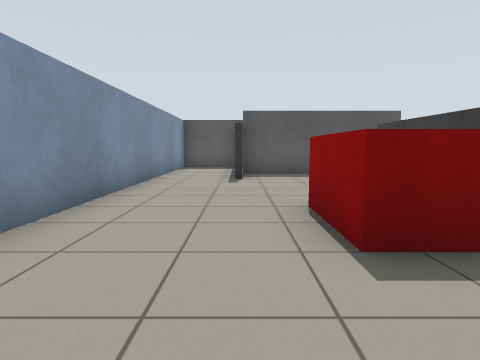
View 1 (above)

24 first-person views from a walk through a Gazebo world. The camera is 0.86 m above the floor, tilts 6° down and sees 75° across. The floor is counted in squares, 1 m on a side. Each view is taken from the middle of a square. On the plan, view 1 faces up. The plan holds only what a view shows up to about 11 squares ahead; the rest is blank.

View 2
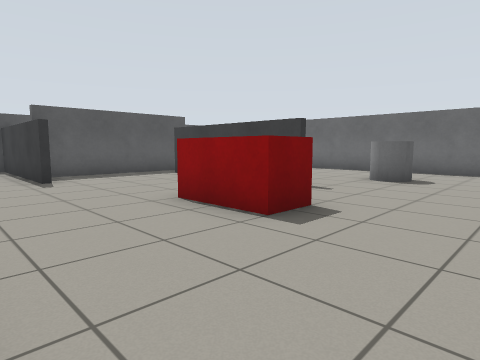

View 3
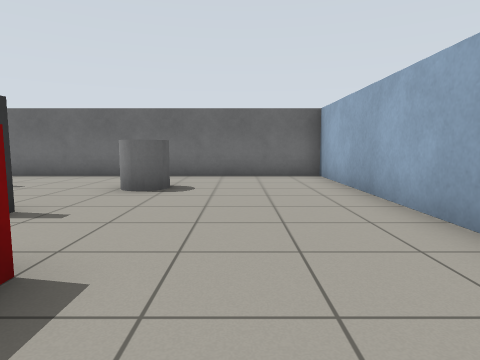

View 4
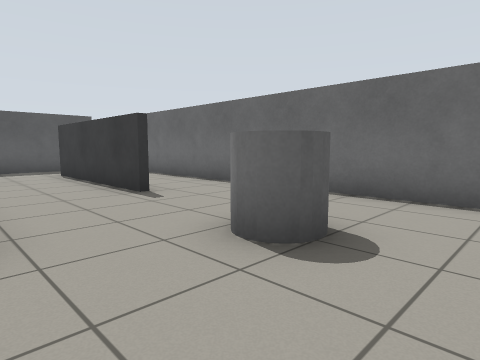

View 5
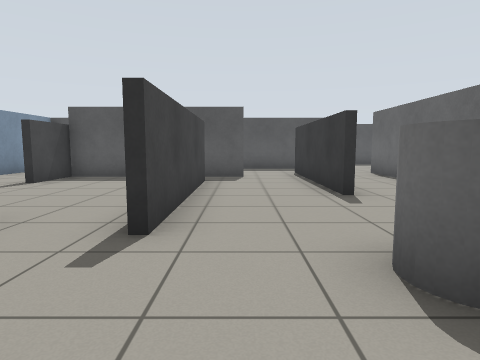

View 6
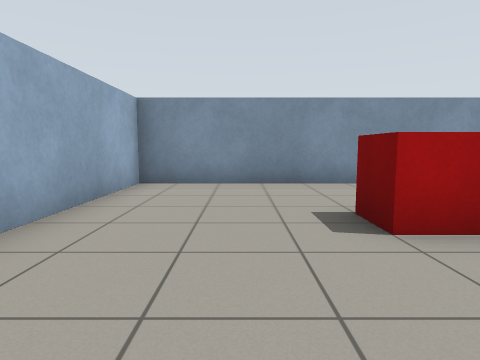

View 7
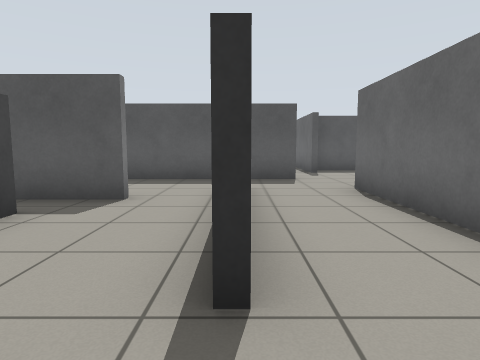

View 8
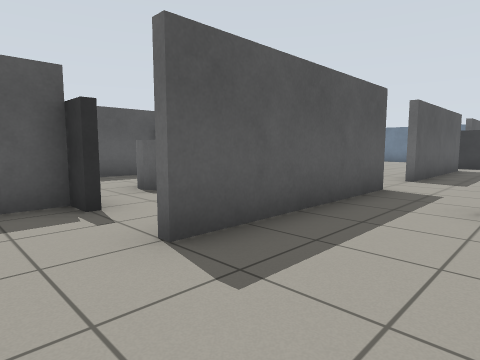

View 9
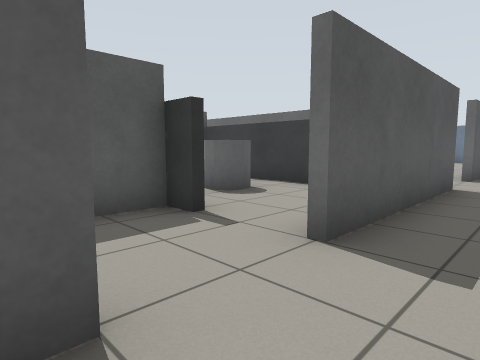

View 10
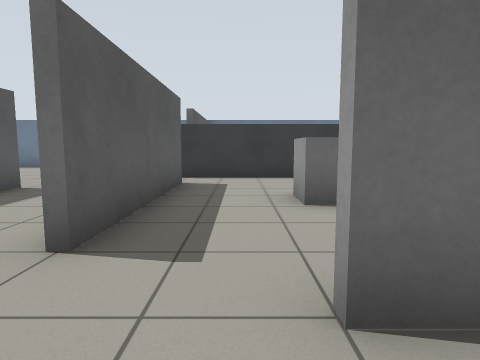

View 11
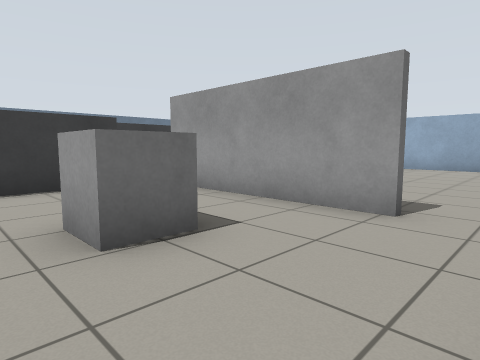

View 12
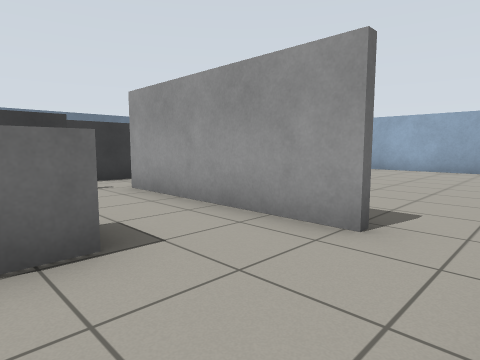

View 13
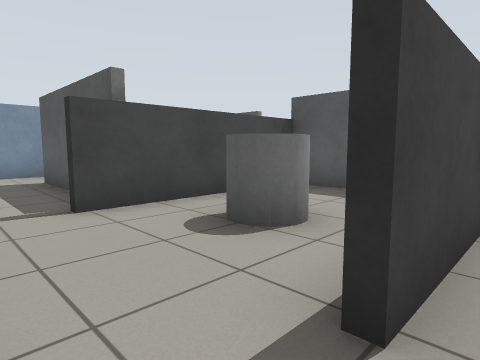

View 14
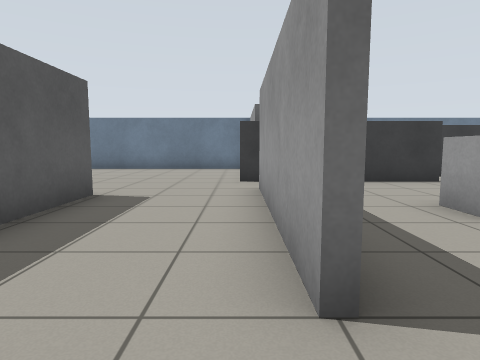

View 15
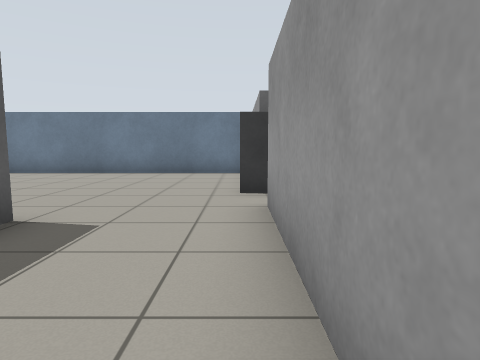

View 16
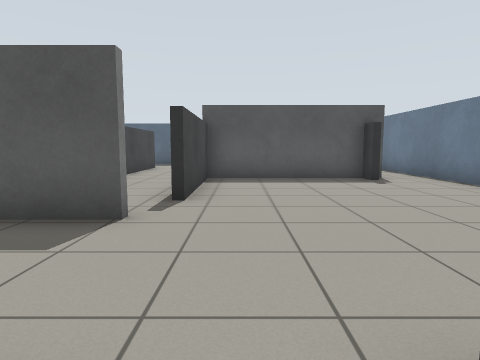

View 17
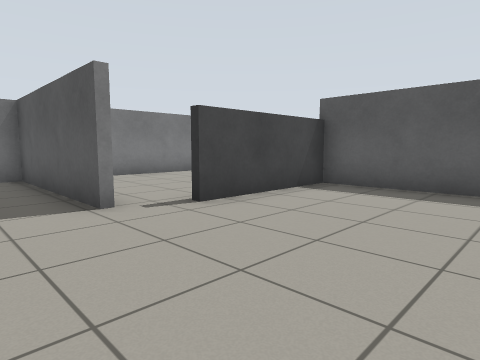

View 18
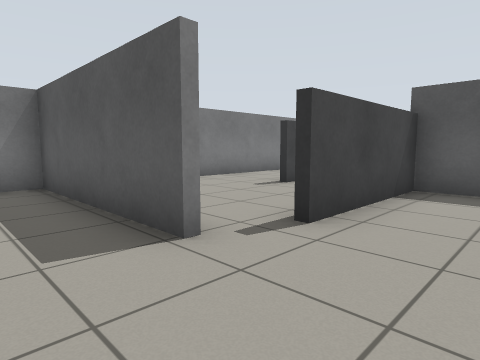

View 19
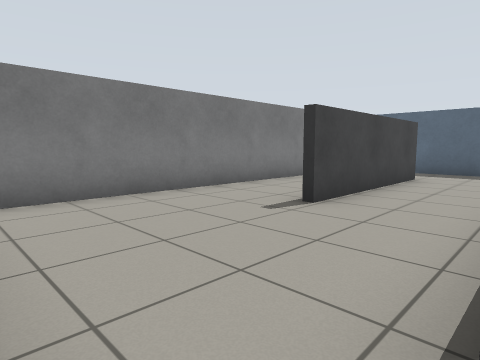

View 20
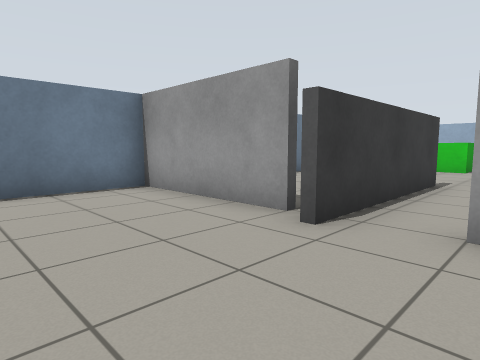

View 21
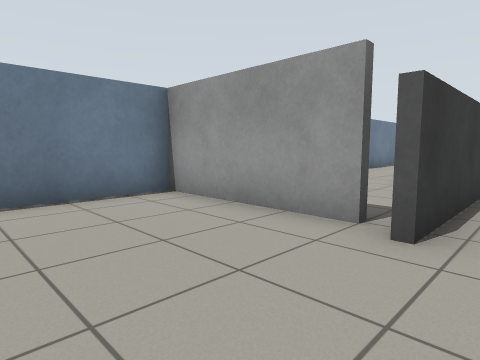

View 22
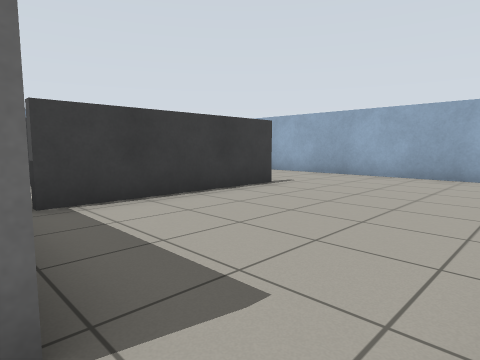

View 23
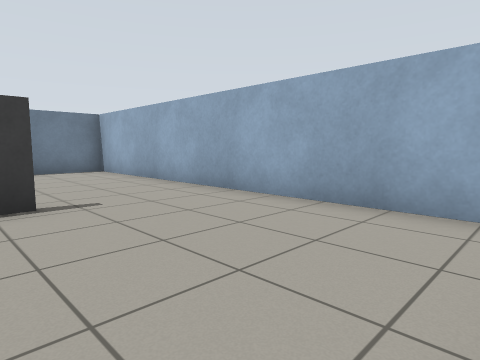

View 24
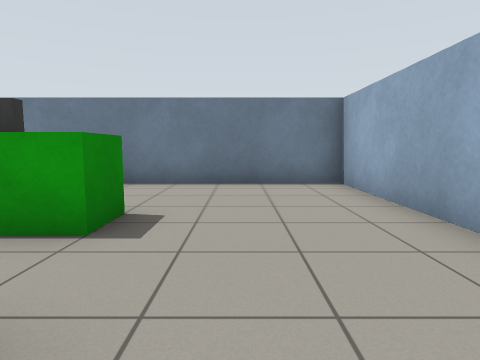

### Floor plan
Points are (right, up) in squares from view 1. A wall is a line through its corners. A room is listed if a view was taken in it or the views show most of it. See-through windows are left out.
Room 1 (views 1, 2, 3, 4, 5, 6, 7)
walls: (3.9, 4) (3.9, 9); (4.1, 9) (4.1, 4); (6.9, 6.5) (6.9, 11.6); (-0.1, 8.4) (-0.1, 13.5); (5.1, 10.1) (0.1, 10.1) (0.1, 8.4); (-2.4, 11.8) (-2.4, -1.4) (9.4, -1.4) (9.4, 11.5); (7.4, 13.4) (3.5, 13.4)
ways out: opening at (4.5, 11.5) to room 2; opening at (7, 12) to room 3; opening at (8, 11) to room 3; gap at (4, 9)
objects: red box (1, 3) to (2, 4); grey cylinder (6, 3) to (7, 3)
Room 2 (views 8, 9)
walls: (1.6, 13.4) (-0.2, 13.4)
ways out: opening at (4.5, 11.5) to room 1; opening at (2.5, 13) to room 7
Room 3 (views 10, 11, 12, 16, 22)
walls: (11.2, 7.9) (16.4, 7.9); (8.6, 13.4) (7.4, 13.4); (15.5, 13.4) (10.5, 13.4); (16.8, 8.9) (16.8, 14)
ways out: opening at (7, 12) to room 1; opening at (8, 11) to room 1; opening at (9.5, 13) to room 4; opening at (16, 13) to room 4; opening at (10.5, 8) to room 5
objects: grey box (13, 10) to (13, 11)
Room 4 (views 13, 14, 15, 17, 18, 19, 20, 21)
walls: (14.6, 16.7) (9.6, 16.7) (9.6, 15.9); (17.4, 13.6) (21.4, 13.6) (21.4, 22.4); (19.4, 21.1) (19.4, 21.8); (20, 21.7) (15.1, 21.7) (15.1, 18); (10.5, 13.6) (15.5, 13.6); (9.4, 15.5) (9.4, 16); (7.6, 17.6) (7.6, 15.2)
ways out: opening at (9.5, 13) to room 3; opening at (16, 13) to room 3; opening at (7, 14.5) to room 7; opening at (21, 22)
Room 5 (views 23, 24)
walls: (14.9, 2) (14.9, 7.1); (18.2, 6.4) (18.2, 8.6); (10.5, -1.4) (21.4, -1.4) (21.4, 6.1)
ways out: opening at (10.5, 8) to room 3
objects: green box (17, 3) to (18, 4)
Room 6 (no view inside)
walls: (12.4, 22.6) (12.4, 21.1); (9.6, 25.2) (9.6, 17.6)
ways out: opening at (12, 27.5); opening at (13.5, 22)
Room 7 (no view inside)
walls: (3.5, 15.2) (3.5, 15.9) (1.6, 15.9); (7.4, 16) (7.4, 20); (7.6, 20.1) (3.6, 20.1) (3.6, 15.2)
ways out: opening at (2.5, 13) to room 2; opening at (7, 14.5) to room 4; opening at (0.5, 14.5)
objects: grey cylinder (5, 17) to (6, 17)

Positions as (right, up) in squares from view 1, and headings:
1: (0, 0), facing up
2: (-2, 0), facing up-right
3: (0, 1), facing right
4: (4, 1), facing up-right
5: (5, 1), facing up
6: (5, 1), facing left
7: (7, 5), facing up
8: (2, 11), facing up-right
9: (1, 12), facing up-right
10: (8, 12), facing right
11: (10, 12), facing down-right
12: (10, 11), facing down-right
13: (8, 14), facing up-left
14: (9, 14), facing right
15: (11, 14), facing right
16: (16, 13), facing up
17: (19, 15), facing up-left
18: (17, 15), facing up-left
19: (15, 17), facing up-left
20: (15, 17), facing down-right
21: (16, 17), facing down-right
22: (10, 8), facing down-right
23: (10, 3), facing down-right
24: (14, 1), facing right
